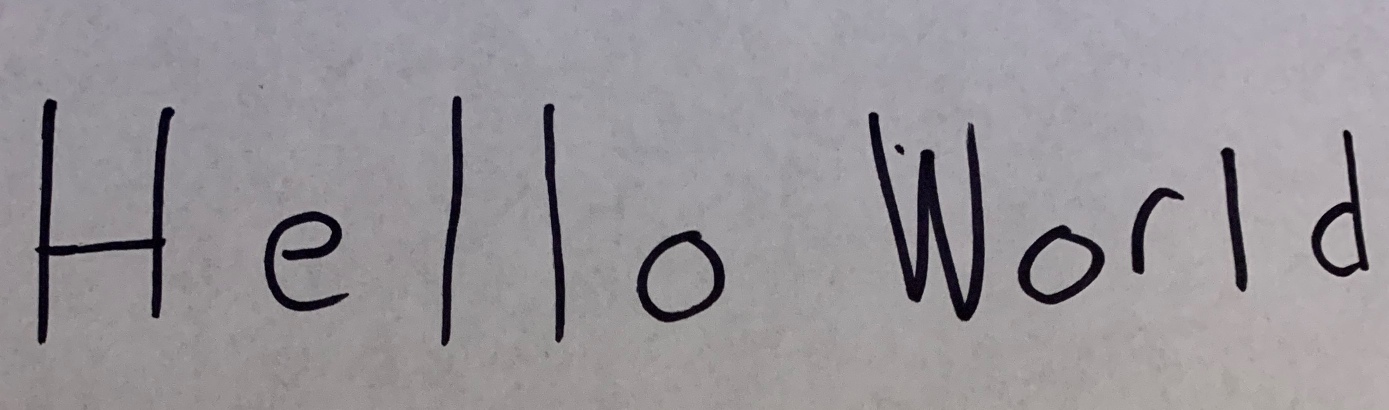
#> input picture pictures/IMG_1014.JPG, 2777 x 819 px, given in place of the camera (shown at 1/2 size)
$ python character_segmentation.py   (older library calls are emulated)
#> lines starting #> are read from the running program, lines starting #| are printed output that depends on the picture; after the words box and inside, x2 and y2 are one past the last pixel; in counts of white or black regions, pixels touching at a corner belong together
### character_segmentation/WordSegmentation.py
import math
import cv2
import numpy as np


def wordSegmentation(img, kernelSize=25, sigma=11, theta=7, minArea=0):
	"""Scale space technique for word segmentation proposed by R. Manmatha: http://ciir.cs.umass.edu/pubfiles/mm-27.pdf

	Args:
		img: grayscale uint8 image of the text-line to be segmented.
		kernelSize: size of filter kernel, must be an odd integer.
		sigma: standard deviation of Gaussian function used for filter kernel.
		theta: approximated width/height ratio of words, filter function is distorted by this factor.
		minArea: ignore word candidates smaller than specified area.

	Returns:
		List of tuples. Each tuple contains the bounding box and the image of the segmented word.
	"""

	# apply filter kernel
	kernel = createKernel(kernelSize, sigma, theta)
	imgFiltered = cv2.filter2D(img, -1, kernel, borderType=cv2.BORDER_REPLICATE).astype(np.uint8)
	(_, imgThres) = cv2.threshold(imgFiltered, 0, 255, cv2.THRESH_BINARY+cv2.THRESH_OTSU)
	imgThres = 255 - imgThres

	# find connected components. OpenCV: return type differs between OpenCV2 and 3
	if cv2.__version__.startswith('3.'):
		(_, components, _) = cv2.findContours(imgThres, cv2.RETR_EXTERNAL, cv2.CHAIN_APPROX_SIMPLE)
	else:
		(components, _) = cv2.findContours(imgThres, cv2.RETR_LIST, cv2.CHAIN_APPROX_SIMPLE)

	# append components to result
	res = []
	for c in components:
		# skip small word candidates
		if cv2.contourArea(c) < minArea:
			continue
		# append bounding box and image of word to result list
		currBox = cv2.boundingRect(c) # returns (x, y, w, h)
		(x, y, w, h) = currBox
		currImg = img[y:y+h, x:x+w]
		res.append((currBox, currImg))

	# return list of words, sorted by x-coordinate
	return sorted(res, key=lambda entry:entry[0][0])


def prepareImg(img, height):
	"""convert given image to grayscale image (if needed) and resize to desired height"""
	assert img.ndim in (2, 3)
	if img.ndim == 3:
		img = cv2.cvtColor(img, cv2.COLOR_BGR2GRAY)
	h = img.shape[0]
	factor = height / h
	return cv2.resize(img, dsize=None, fx=factor, fy=factor)


def createKernel(kernelSize, sigma, theta):
	"""create anisotropic filter kernel according to given parameters"""
	assert kernelSize % 2 # must be odd size
	halfSize = kernelSize // 2

	kernel = np.zeros([kernelSize, kernelSize])
	sigmaX = sigma
	sigmaY = sigma * theta

	for i in range(kernelSize):
		for j in range(kernelSize):
			x = i - halfSize
			y = j - halfSize

			expTerm = np.exp(-x**2 / (2 * sigmaX) - y**2 / (2 * sigmaY))
			xTerm = (x**2 - sigmaX**2) / (2 * math.pi * sigmaX**5 * sigmaY)
			yTerm = (y**2 - sigmaY**2) / (2 * math.pi * sigmaY**5 * sigmaX)

			kernel[i, j] = (xTerm + yTerm) * expTerm

	kernel = kernel / np.sum(kernel)
	return kernel

### character_segmentation/character_segmentation.py
import cv2
import os
import numpy as np
import shutil

from WordSegmentation import wordSegmentation, prepareImg

def word_segment(img_name):
	# separate document image into word images
	print('Segmenting words of sample %s'%img_name)

	# read image, prepare it by resizing it to fixed height and converting it to grayscale
	img = prepareImg(cv2.imread(img_name), 50)

	# execute segmentation with given parameters
	# -kernelSize: size of filter kernel (odd integer)
	# -sigma: standard deviation of Gaussian function used for filter kernel
	# -theta: approximated width/height ratio of words, filter function is distorted by this factor
	# - minArea: ignore word candidates smaller than specified area
	res = wordSegmentation(img, kernelSize=25, sigma=11, theta=7, minArea=100)

	# write output to 'out/inputFileName' directory
	if os.path.exists('./%s'%img_name):
		shutil.rmtree('./%s'%img_name)
		os.mkdir('./%s'%img_name)
	else:
		os.mkdir('./%s'%img_name)

	# iterate over all segmented words
	print('Segmented into %d words'%len(res))
	for (j, w) in enumerate(res):
		(wordBox, wordImg) = w
		(x, y, w, h) = wordBox
		cv2.imwrite('./%s/%d/%d.png'%(img_name, j), wordImg, wordImg) # save word
		cv2.rectangle(img,(x,y),(x+w,y+h),0,1) # draw bounding box in summary image

	# output summary image with bounding boxes around words
	cv2.imwrite('./%s/summary.png'%img_name, img)

def segment(file_name: str):
    img = cv2.imread(file_name, 0)
    cv2.threshold(img,0,255,cv2.THRESH_BINARY+cv2.THRESH_OTSU,img)
    contours, hier = cv2.findContours(img, cv2.RETR_EXTERNAL,cv2.CHAIN_APPROX_NONE)
    contours = sorted(contours, key=lambda ctr: cv2.boundingRect(ctr)[0])
    cv2.imshow("contours", img)
    cv2.waitKey(0)
    d=0
    for ctr in contours:
        # Get bounding box
        x, y, w, h = cv2.boundingRect(ctr)
        # Getting ROI
        roi = img[y:y+h, x:x+w]

        cv2.imshow('character: %d'%d,roi)
        cv2.imwrite('character_%d.png'%d, roi)
        cv2.waitKey(0)
        cv2.destroyAllWindows()
        d+=1

def capture(camera_number: int , img_name: str):
#> called with camera_number = 1, img_name = 'test_img.png'
    cam = cv2.VideoCapture(camera_number)
    cv2.namedWindow('Text Detection')

    while True:
        ret, frame = cam.read()
#> frame is the input picture: shape (819, 2777, 3); mean B, G, R 152.8, 148.4, 152
        cv2.imshow("test", frame)
        if not ret:
            break
        k = cv2.waitKey(1)
#> (key Esc is pressed here)

        if k%256 == 27:
            # ESC pressed
            print("Escape hit, closing...")
            captured_img = False
            break
        elif k%256 == 32:
            # SPACE pressed
            img_dir = img_name
            cv2.imwrite(img_dir, frame)
            print("{} written!".format(img_name))
            captured_img = True
            break

def increase_contrast(img_name: str):
	# load image
#> called with img_name = 'test_img.png'
	img_dir = img_name
	img_gray = cv2.imread(img_dir, cv2.IMREAD_GRAYSCALE)
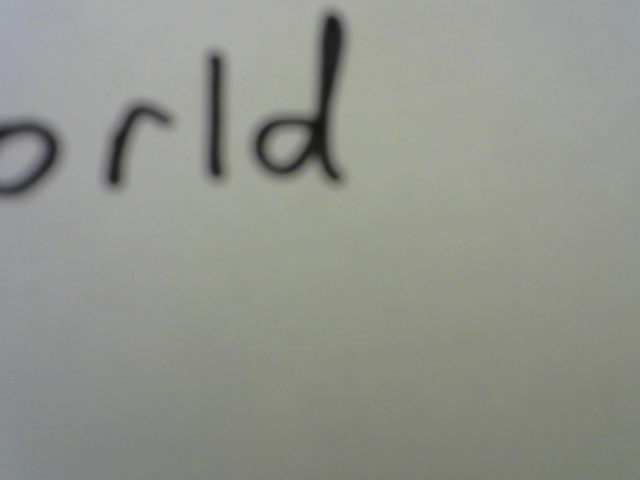
#> input picture character_segmentation/test_img.png, 640 x 480 px
#> img_gray: shape (480, 640); min 22, max 173, mean 146.1

	# increase contrast
	threshold = 150
	img_gray = 255 - img_gray  # invert color
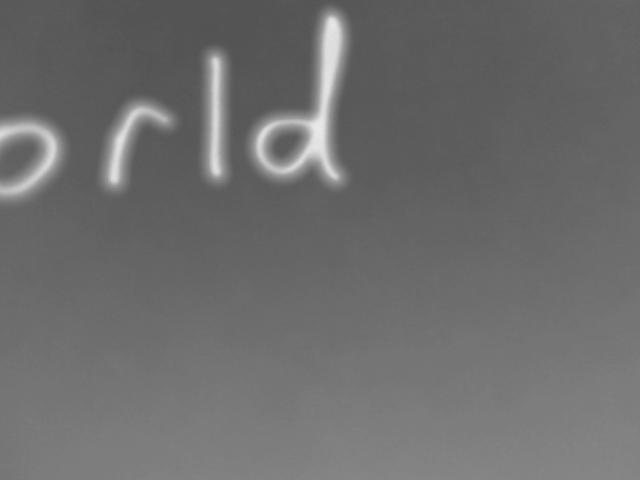
#> img_gray: shape (480, 640); min 82, max 233, mean 108.9
	for row in range(img_gray.shape[0]):
		for col in range(img_gray.shape[1]):
			# print(img_gray[row][col])
			if (img_gray[row][col] < threshold):
				img_gray[row][col] = 0
			else:
				img_gray[row][col] = 255
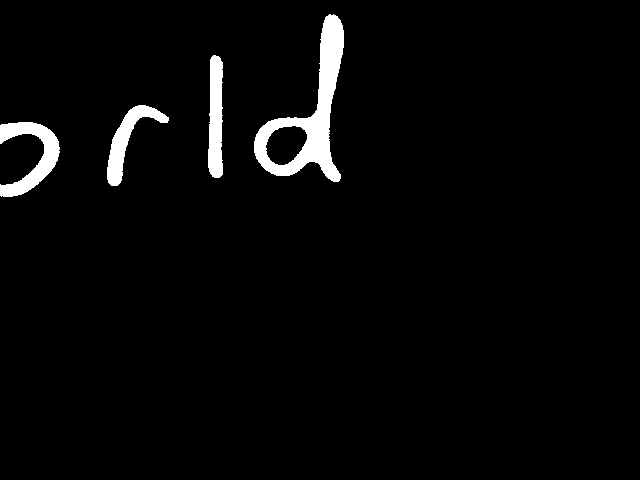
#> img_gray: shape (480, 640); 3.1% white; 4 white regions, box (x1, y1, x2, y2) and area: (254, 14, 344, 182) 4725, (0, 122, 60, 197) 1907, (208, 55, 223, 178) 1544, (107, 105, 169, 186) 1468

	# img_gray = 255 - img_gray #invert color back

    # increase line width
	kernel = np.ones((3, 3), np.uint8)
	processed_img = cv2.erode(img_gray, kernel, iterations = 1)
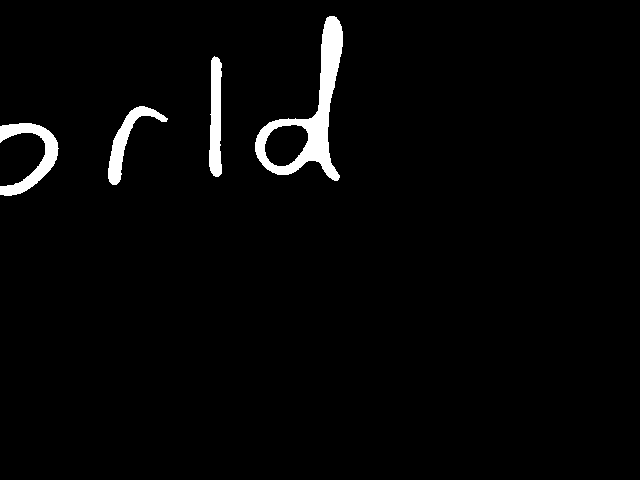
#> processed_img: shape (480, 640); 2.6% white; 4 white regions, box (x1, y1, x2, y2) and area: (255, 16, 343, 181) 3981, (0, 123, 59, 196) 1555, (209, 56, 222, 177) 1254, (108, 106, 168, 185) 1172

	# save processed image
	img_name_root = os.path.splitext(img_name)[0]
	processed_img_name = img_name_root + '_processed.png'
	processed_img_dir = processed_img_name
	cv2.imwrite(processed_img_dir, processed_img)

	return processed_img_name

def main():
    capture(1, 'test_img.png')
    increase_contrast('test_img.png')
    word_segment('test_img_processed.png')
#> in wordSegmentation, `imgFiltered = cv2.filter2D(img, -1, kernel, borderType=cv2.BORDER_REPL..`:
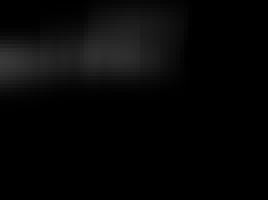
#> imgFiltered: shape (50, 67) (shown 4 times larger); min 0, max 57, mean 6.5
#> in wordSegmentation, `(_, imgThres) = cv2.threshold(imgFiltered, 0, 255, cv2.THRESH_BINARY+c..`:
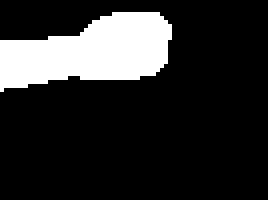
#> imgThres: shape (50, 67) (shown 4 times larger); 17% white; 1 white region, box (x1, y1, x2, y2) and area: (0, 3, 43, 23) 568
#> in wordSegmentation, `imgThres = 255 - imgThres`: imgThres: shape (50, 67); 83% white; 1 black region
#> in wordSegmentation, `(components, _) = cv2.findContours(imgThres, cv2.RETR_LIST, cv2.CHAIN_..`: components = 1 contour; box (x1, y1, x2, y2) and area: (0, 0, 67, 50) 2626
#> the loop in wordSegmentation, `for c in components:` made 1 pass
#> after the loop in wordSegmentation, `for c in components:`: res = 1 item
#| Segmented into 1 words
#> the loop in word_segment, `for (j, w) in enumerate(res):` made 1 pass
    # segment('test_img_processed.png')

if __name__ == '__main__':
#> (the run stopped early here; a loop or call above may not have finished)
